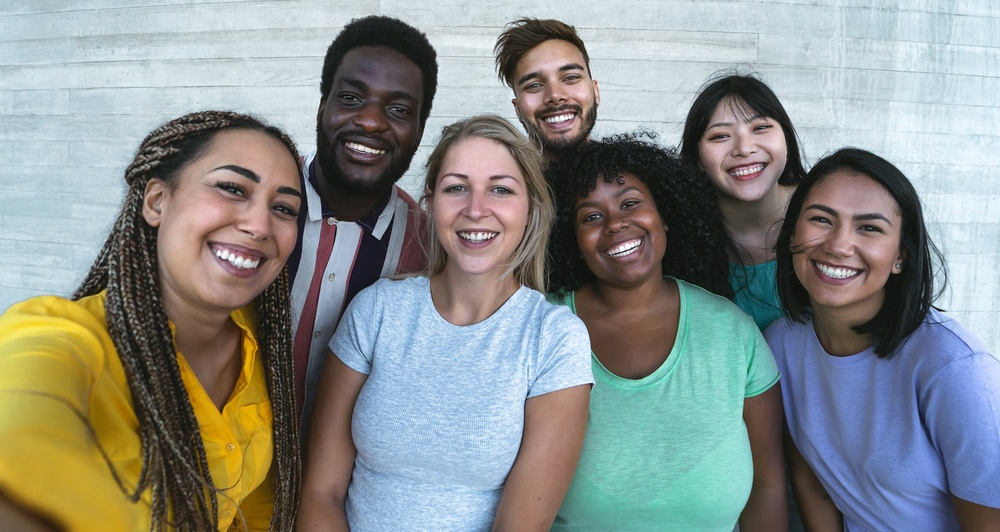
#> input picture sample image.jpg, 1000 x 532 px, shrunk from 2400 x 1276 before the run
$ python main.py
#> lines starting #> are read from the running program, lines starting #| are printed output that depends on the picture; after the words box and inside, x2 and y2 are one past the last pixel; in counts of white or black regions, pixels touching at a corner belong together
import cv2
from random import randrange as r
#dataset load
trainedData = cv2.CascadeClassifier('Face.xml')
#choose a image
img = cv2.imread('sample image.jpg')
#> img is the input picture: shape (532, 1000, 3); mean B, G, R 138.2, 141.4, 136.4
#conversion to black n white (grayscale)
grayimg = cv2.cvtColor(img, cv2.COLOR_BGR2GRAY)
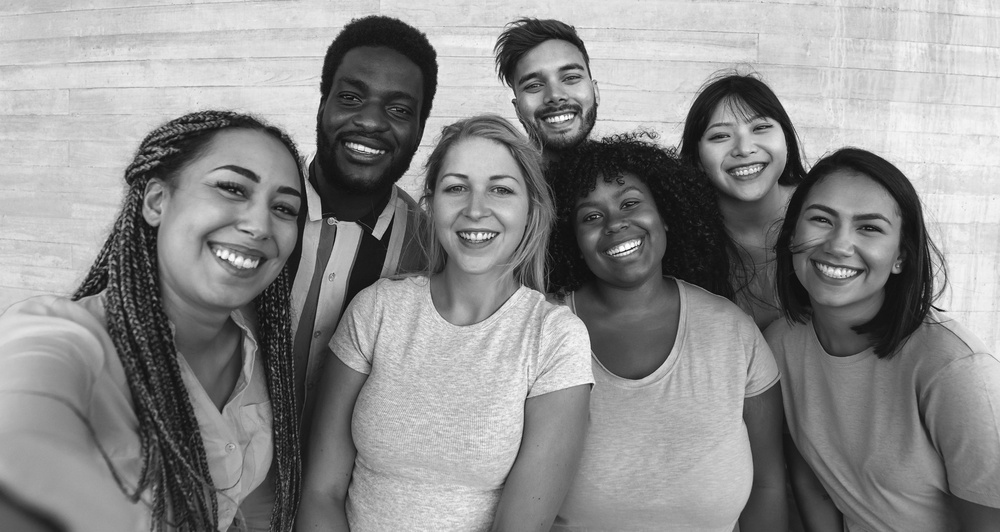
#> grayimg: shape (532, 1000); min 8, max 255, mean 139.5
#detect faces
faceCoordinates = trainedData.detectMultiScale(grayimg)
#> faceCoordinates = [[445, 249, 68, 68], [691, 93, 101, 101], [420, 142, 120, 120], [503, 39, 101, 101], [786, 176, 125, 125], [309, 48, 133, 133], [405, 79, 153, 153], [126, 128, 165, 165], [175, 131, 169, 169]]
for x,y,w,h in faceCoordinates:
    cv2.rectangle(img, (x, y), (x + w, y + h), (r(0,256), r(0,256), r(0,256)), 2)
#> this loop made 9 passes
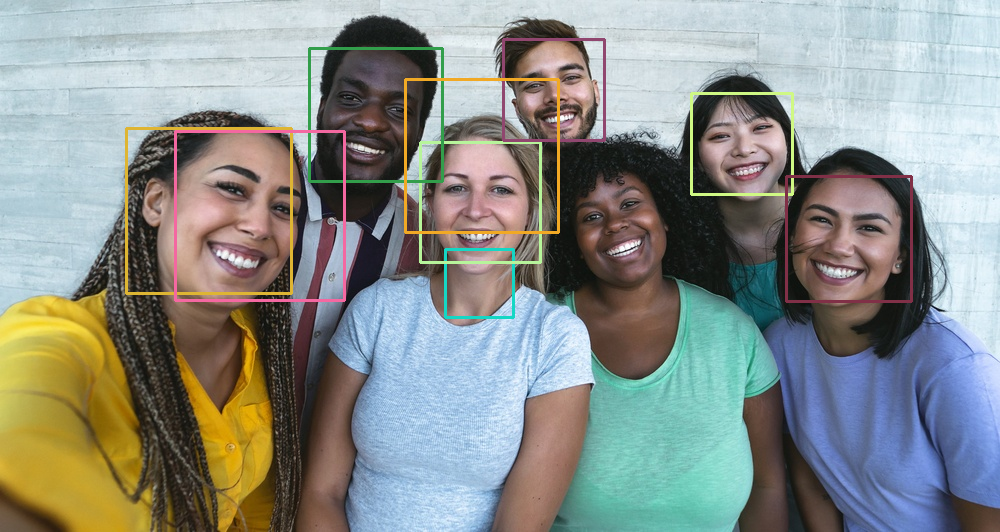
#> img: shape (532, 1000, 3); 2.52% of pixels changed, all inside (x1, y1, x2, y2) = (125, 38, 913, 319)
#display image
cv2.imshow('Single Person', img)
#pause execution of program until any key is pressed
cv2.waitKey()
print("End of Program")

$ run again, with akash chaurasiya photo sign.jpg copied over sample image.jpg
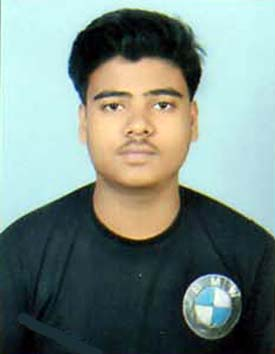
#> input picture akash chaurasiya photo sign.jpg, 275 x 354 px
#> img is the input picture: shape (354, 275, 3); mean B, G, R 131.3, 137.7, 121
#> `grayimg = cv2.cvtColor(img, cv2.COLOR_BGR2GRAY)`:
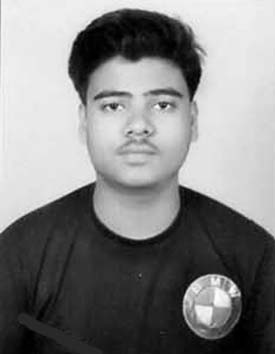
#> grayimg: shape (354, 275); min 0, max 254, mean 132
#> faceCoordinates = [[72, 53, 132, 132]]
#> the loop `for x,y,w,h in faceCoordinates:` made 1 pass
#> after the loop `for x,y,w,h in faceCoordinates:`:
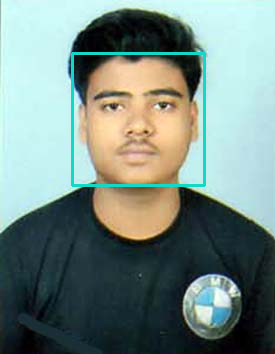
#> img: shape (354, 275, 3); 1.62% of pixels changed, all inside (x1, y1, x2, y2) = (71, 52, 206, 187)
